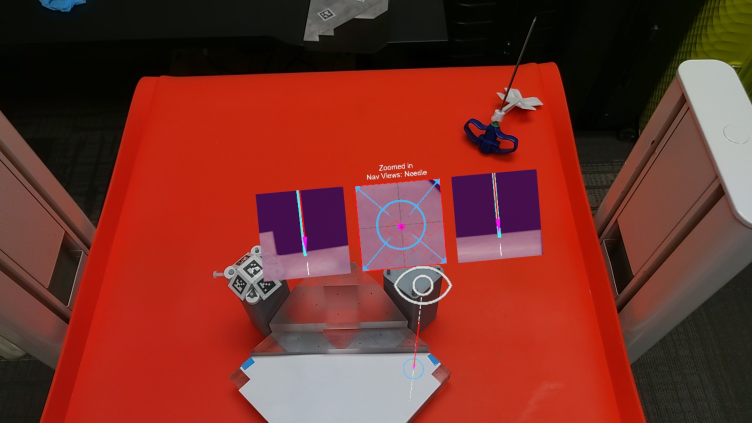
#> input picture PrimaryHeadset/Primary_Div27_1.1.jpg, 1504 x 846 px (shown at 1/2 size)
$ python mainV3.py
#> lines starting #> are read from the running program, lines starting #| are printed output that depends on the picture
import cv2
import math
import numpy as np

# ==================================================
# CONFIG
# ==================================================

IMAGE_PATHS = [
    "PrimaryHeadset/Primary_Div27_1.1.jpg",
    "SecondaryHeadset/Secondary_Div27_1.1.jpg"
]

IMAGE_NAMES = [
    "PRIMARY",
    "SECONDARY"
]

NUM_SETS = 2
POINTS_PER_SET = 4

CAL_POINTS = 2
TOTAL_POINTS = CAL_POINTS + NUM_SETS * POINTS_PER_SET

WINDOW_NAME = "Scroll=Zoom | RightDrag=Pan | LeftClick=Point | r=reset q=quit"

VIEW_W = 1000
VIEW_H = 800

MIN_SCALE = 0.1
MAX_SCALE = 60.0

CLICK_SEQUENCE = [
    "Nav Window Top-Left Corner",
    "Nav Window Top-Right Corner",

    "Set 1 - Left Needle Bottom (A1)",
    "Set 1 - Left Needle Top (B1)",
    "Set 1 - Left Trajectory Bottom (C1)",
    "Set 1 - Left Trajectory Top (D1)",

    "Set 2 - Right Needle Bottom (A2)",
    "Set 2 - Right Needle Top (B2)",
    "Set 2 - Right Trajectory Bottom (C2)",
    "Set 2 - Right Trajectory Top (D2)",
]

# ==================================================
# GLOBALS
# ==================================================

points = []

scale = 1.0
offset = [0.0, 0.0]

dragging = False
drag_start = None
offset_start = None

# ==================================================
# VIEW FUNCTIONS
# ==================================================

def view_to_original(vx, vy):
    return offset[0] + vx / scale, offset[1] + vy / scale


def clamp_offset(img_w, img_h):
    view_w_orig = VIEW_W / scale
    view_h_orig = VIEW_H / scale

    offset[0] = min(max(offset[0], 0), max(0, img_w - view_w_orig))
    offset[1] = min(max(offset[1], 0), max(0, img_h - view_h_orig))


# ==================================================
# MOUSE
# ==================================================

# [98 lines left out: functions mouse_event, compare_points, make_vector, angle_between_vectors, window_reference_size, not called in this run]

# ==================================================
# DRAWING
# ==================================================

def render(img):

    img_h, img_w = img.shape[:2]

    clamp_offset(img_w, img_h)

    x0, y0 = offset

    view_w_orig = VIEW_W / scale
    view_h_orig = VIEW_H / scale

    x1 = min(img_w, x0 + view_w_orig)
    y1 = min(img_h, y0 + view_h_orig)

    crop = img[int(y0):int(y1), int(x0):int(x1)]

    disp_w = max(1, int((x1 - x0) * scale))
    disp_h = max(1, int((y1 - y0) * scale))

    interp = cv2.INTER_NEAREST if scale >= 1.0 else cv2.INTER_AREA

    display = cv2.resize(
        crop,
        (disp_w, disp_h),
        interpolation=interp
    )

    canvas = np.zeros((VIEW_H, VIEW_W, 3), dtype=np.uint8)
    canvas[:disp_h, :disp_w] = display

    colors = {
        "A": (0, 255, 0),
        "B": (0, 255, 255),
        "C": (0, 0, 255),
        "D": (255, 0, 255),
    }

    for i, (px, py) in enumerate(points):

        if i < CAL_POINTS:
            label = "TL" if i == 0 else "TR"
            color = (255, 255, 255)

        else:
            data_idx = i - CAL_POINTS
            role = "ABCD"[data_idx % POINTS_PER_SET]
            set_num = data_idx // POINTS_PER_SET + 1

            label = f"{role}{set_num}"
            color = colors[role]

        if x0 <= px <= x1 and y0 <= py <= y1:

            vx = int((px - x0) * scale)
            vy = int((py - y0) * scale)

            cv2.circle(canvas, (vx, vy), 5, color, -1)

            cv2.putText(
                canvas,
                label,
                (vx + 10, vy - 10),
                cv2.FONT_HERSHEY_SIMPLEX,
                0.5,
                color,
                2
            )

    current_idx = len(points)

    if current_idx < len(CLICK_SEQUENCE):

        cv2.rectangle(
            canvas,
            (0, 0),
            (VIEW_W, 70),
            (0, 0, 0),
            -1
        )

        cv2.putText(
            canvas,
            "CLICK:",
            (15, 25),
            cv2.FONT_HERSHEY_SIMPLEX,
            0.8,
            (0, 255, 255),
            2
        )

        cv2.putText(
            canvas,
            CLICK_SEQUENCE[current_idx],
            (15, 58),
            cv2.FONT_HERSHEY_SIMPLEX,
            0.75,
            (255, 255, 255),
            2
        )

    cv2.putText(
        canvas,
        f"Points {len(points)}/{TOTAL_POINTS}",
        (10, 95),
        cv2.FONT_HERSHEY_SIMPLEX,
        0.6,
        (255, 255, 255),
        2
    )

    return canvas

# ==================================================
# ANALYSIS
# ==================================================

# [58 lines left out: function analyze_points, not called in this run]

# ==================================================
# MAIN
# ==================================================

def main():

    global scale
    global offset

    all_results = []

    cv2.namedWindow(WINDOW_NAME)

    for image_index, image_path in enumerate(IMAGE_PATHS):

        print("\n" + "=" * 60)
        print(IMAGE_NAMES[image_index])
        print("=" * 60)

        points.clear()

        scale = 1.0
        offset = [0.0, 0.0]

        img = cv2.imread(image_path)
#> img is the input picture: shape (846, 1504, 3); mean B, G, R 41.8, 50, 119.4

        if img is None:
            raise FileNotFoundError(image_path)

        h, w = img.shape[:2]

        cv2.setMouseCallback(
            WINDOW_NAME,
            mouse_event,
            param={"w": w, "h": h}
        )

        print("Follow the instruction banner.")
        print(f"Total clicks required: {TOTAL_POINTS}")

        while True:

            canvas = render(img)
#> in render, `crop = img[int(y0):int(y1), int(x0):int(x1)]`:
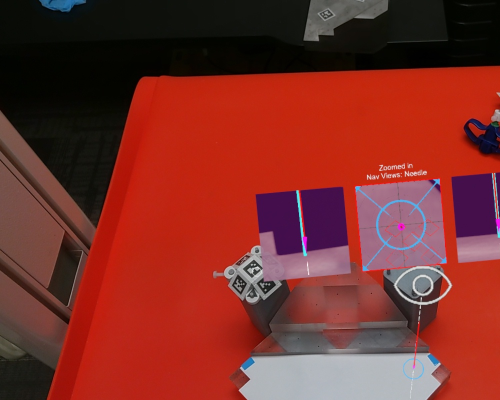
#> crop: shape (800, 1000, 3) (shown at 1/2 size); mean B, G, R 41.3, 47.6, 124.4
#> in render, `cv2.putText( canvas, f"Points {len(points)}/{TOTAL_POINTS}", (10, 95),..`:
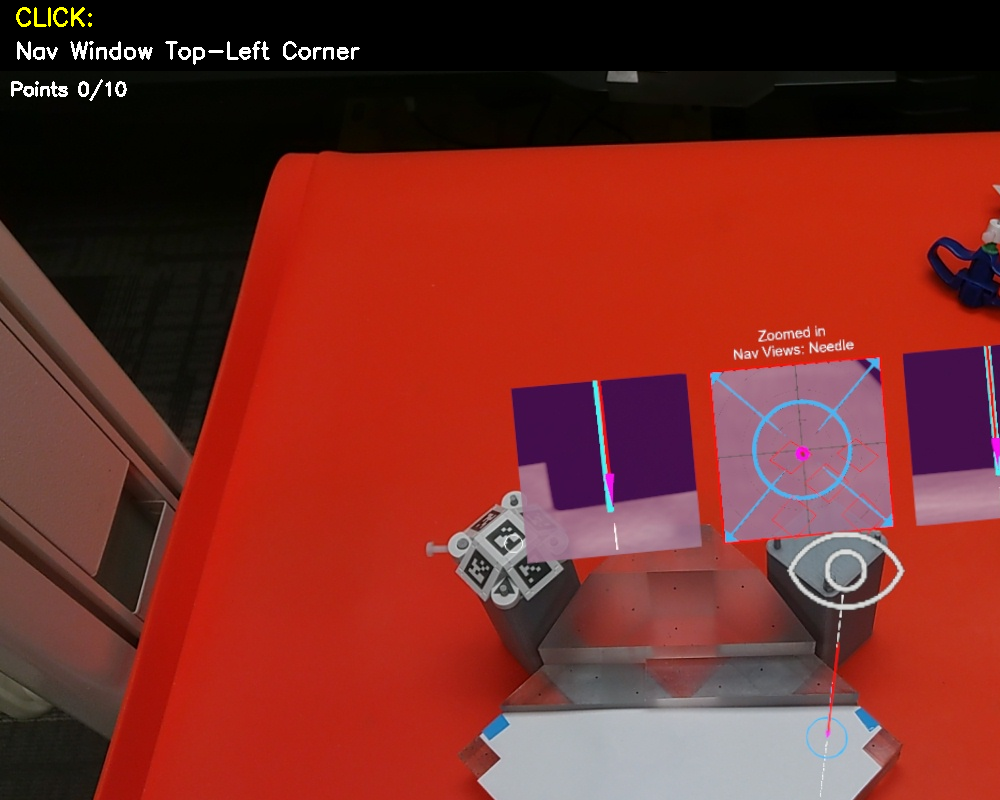
#> canvas: shape (800, 1000, 3); mean B, G, R 40.2, 46.4, 123.4

            cv2.imshow(WINDOW_NAME, canvas)

            key = cv2.waitKey(20) & 0xFF
#> (key q is pressed here)

            if key == ord("r"):
                points.clear()
                print("Reset.")

            elif key in (ord("q"), 27):
                cv2.destroyAllWindows()
                return

            elif len(points) >= TOTAL_POINTS:
                break

        results = analyze_points(points)
        all_results.append(results)

    cv2.destroyAllWindows()

    primary = all_results[0]
    secondary = all_results[1]

    print("\n")
    print("=" * 60)
    print("HEADSET COMPARISON")
    print("=" * 60)

    print("\nPRIMARY")
    print(f"Mean Translation: {primary['mean_translation']:.2f}px")
    print(f"Mean Translation (% Window Width): {primary['mean_normalized_translation']:.2f}%")
    print(f"Mean Angle: {primary['mean_angle']:.2f}°")

    print("\nSECONDARY")
    print(f"Mean Translation: {secondary['mean_translation']:.2f}px")
    print(f"Mean Translation (% Window Width): {secondary['mean_normalized_translation']:.2f}%")
    print(f"Mean Angle: {secondary['mean_angle']:.2f}°")

    translation_difference = abs(
        primary["mean_translation"]
        - secondary["mean_translation"]
    )

    normalized_difference = abs(
        primary["mean_normalized_translation"]
        - secondary["mean_normalized_translation"]
    )

    angle_difference = abs(
        primary["mean_angle"]
        - secondary["mean_angle"]
    )

    print("\nCOMPARISON")

    print("MeanTranslationDiffPx")
    print(f"{translation_difference:.2f}")
    print()

    print("MeanTranslationDiffPct")
    print(f"{normalized_difference:.2f}")
    print()

    print("MeanAngleDiffDeg")
    print(f"{angle_difference:.2f}")

    print("\nPer Set Comparison")

    for i in range(NUM_SETS):

        trans_diff = abs(
            primary["translations"][i]
            - secondary["translations"][i]
        )

        norm_diff = abs(
            primary["normalized_translations"][i]
            - secondary["normalized_translations"][i]
        )

        angle_diff = abs(
            primary["angles"][i]
            - secondary["angles"][i]
        )

        print(
            f"Set {i+1}: "
            f"Translation Diff={trans_diff:.2f}px, "
            f"Normalized Diff={norm_diff:.2f}%, "
            f"Angle Diff={angle_diff:.2f}°"
        )


if __name__ == "__main__":
    main()

$ run again, with PrimaryHeadset/Primary_Div10_1.1.jpg copied over PrimaryHeadset/Primary_Div27_1.1.jpg
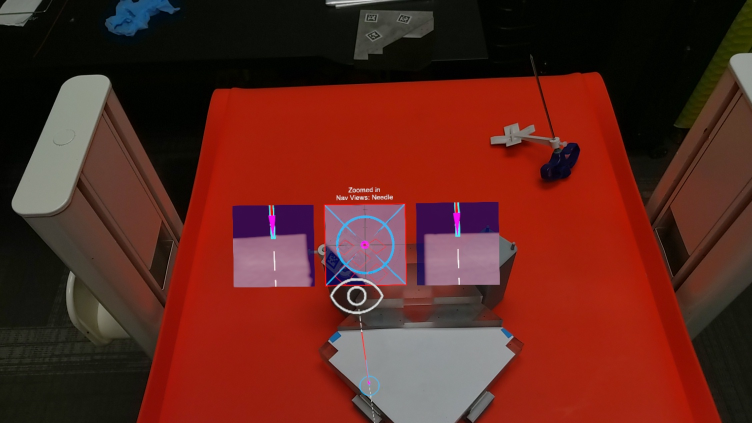
#> input picture PrimaryHeadset/Primary_Div10_1.1.jpg, 1504 x 846 px (shown at 1/2 size)
#> in main, img is the input picture: shape (846, 1504, 3); mean B, G, R 31.7, 39.7, 95
#> in render, `crop = img[int(y0):int(y1), int(x0):int(x1)]`:
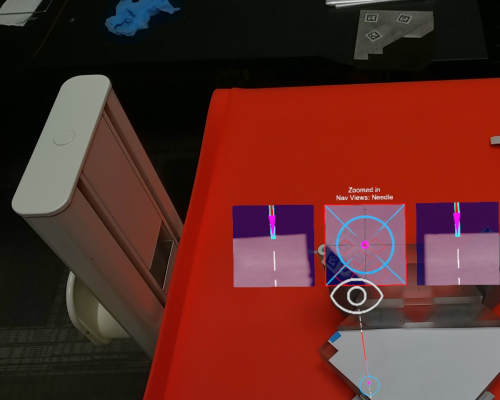
#> crop: shape (800, 1000, 3) (shown at 1/2 size); mean B, G, R 40, 44.9, 92.5
#> in render, `cv2.putText( canvas, f"Points {len(points)}/{TOTAL_POINTS}", (10, 95),..`:
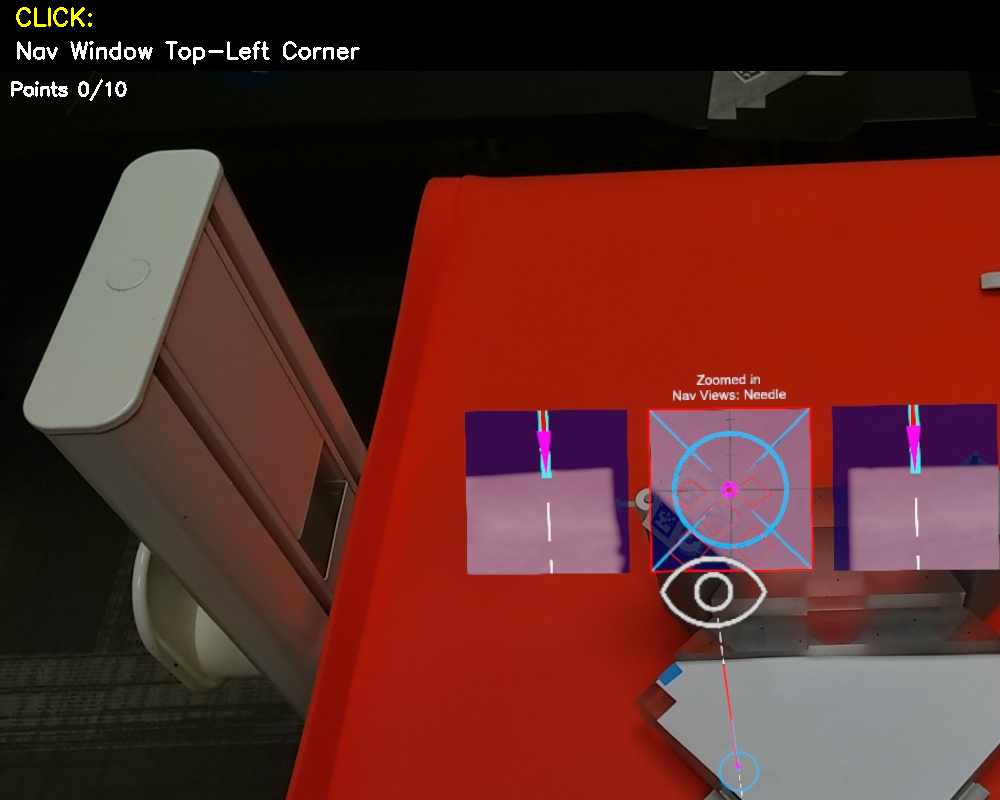
#> canvas: shape (800, 1000, 3); mean B, G, R 38.3, 43.3, 91.4

$ run again, with PrimaryHeadset/Primary_Div10_1.2.jpg copied over PrimaryHeadset/Primary_Div27_1.1.jpg
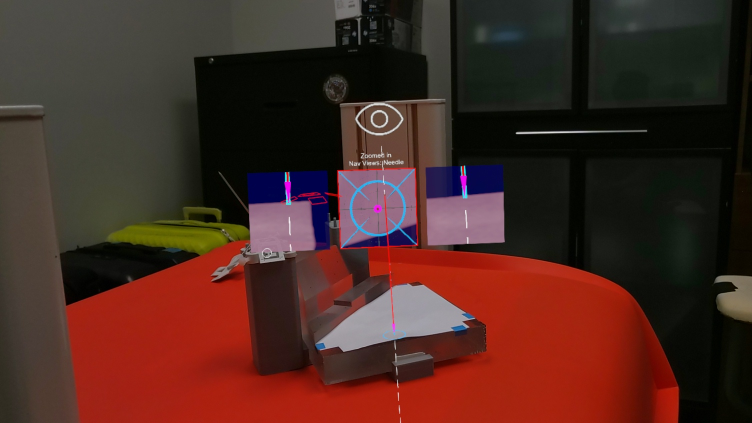
#> input picture PrimaryHeadset/Primary_Div10_1.2.jpg, 1504 x 846 px (shown at 1/2 size)
#> in main, img is the input picture: shape (846, 1504, 3); mean B, G, R 34.8, 41.8, 74.7
#> in render, `crop = img[int(y0):int(y1), int(x0):int(x1)]`:
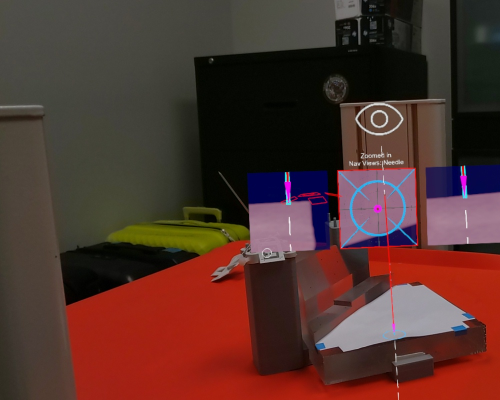
#> crop: shape (800, 1000, 3) (shown at 1/2 size); mean B, G, R 45.7, 51.2, 82.8
#> in render, `cv2.putText( canvas, f"Points {len(points)}/{TOTAL_POINTS}", (10, 95),..`:
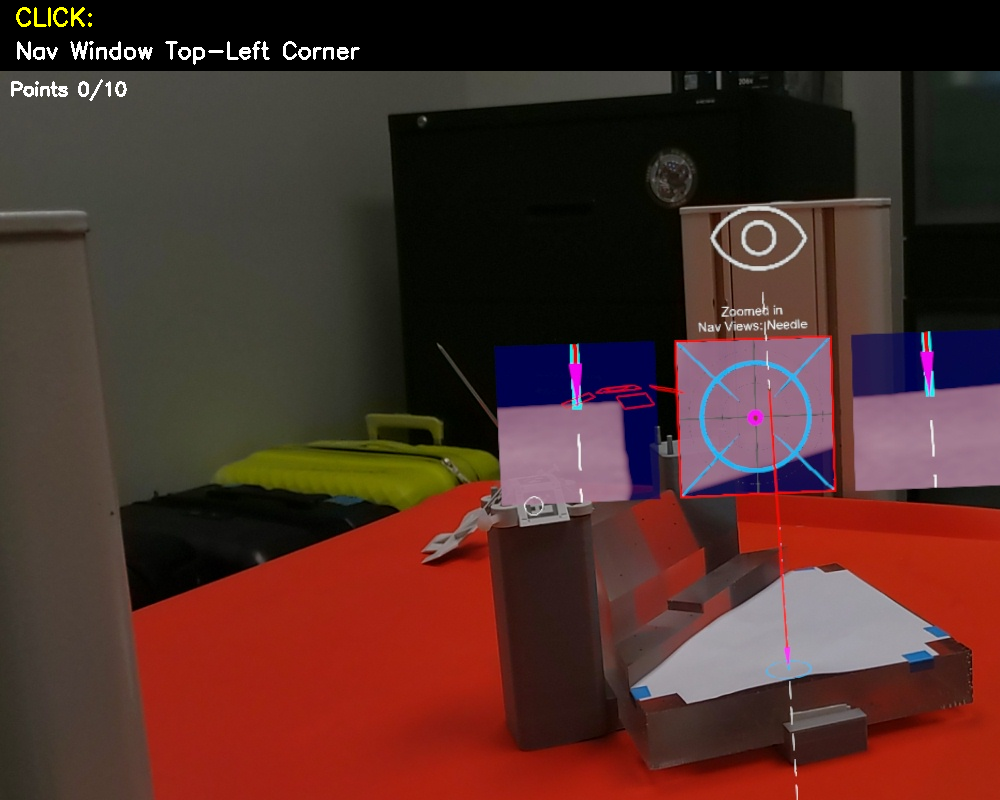
#> canvas: shape (800, 1000, 3); mean B, G, R 41.3, 46.5, 78.1
